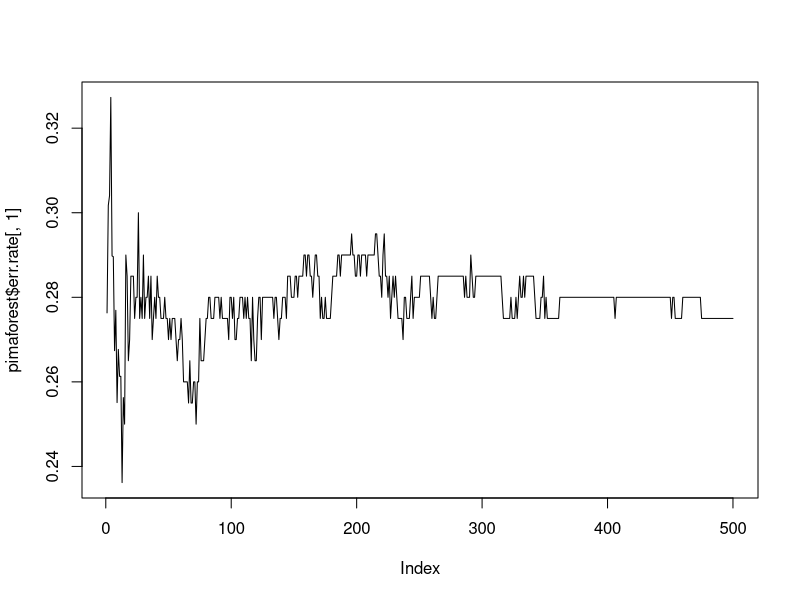
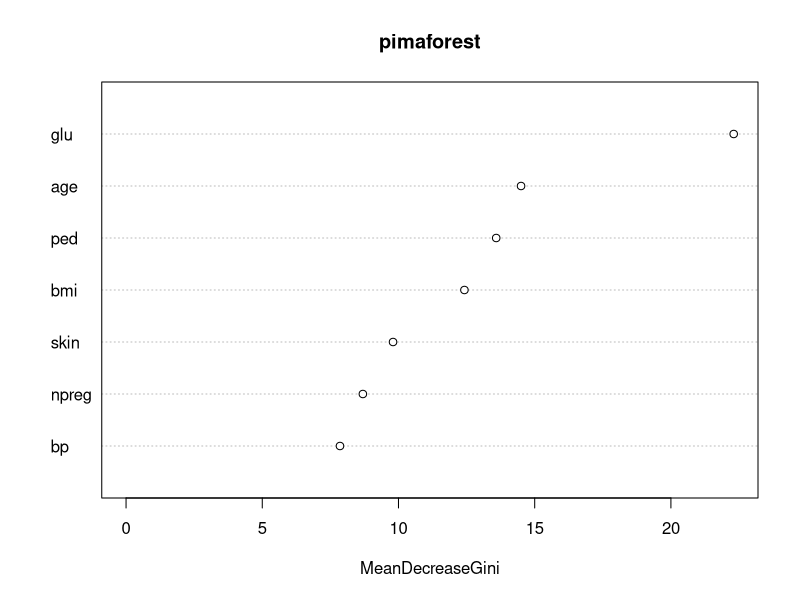
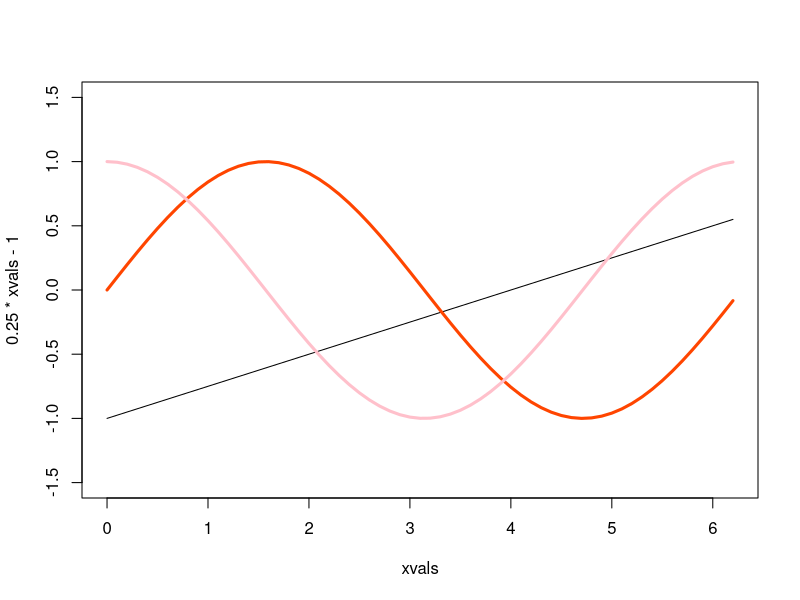
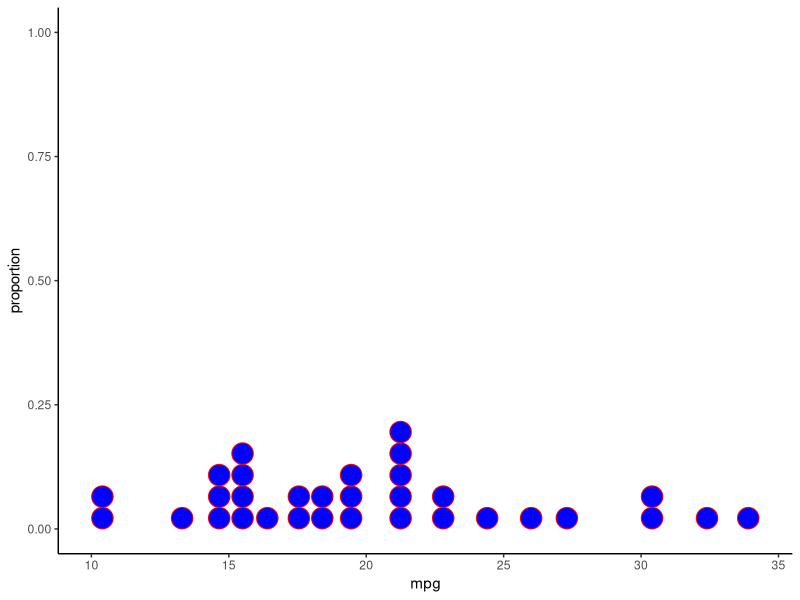
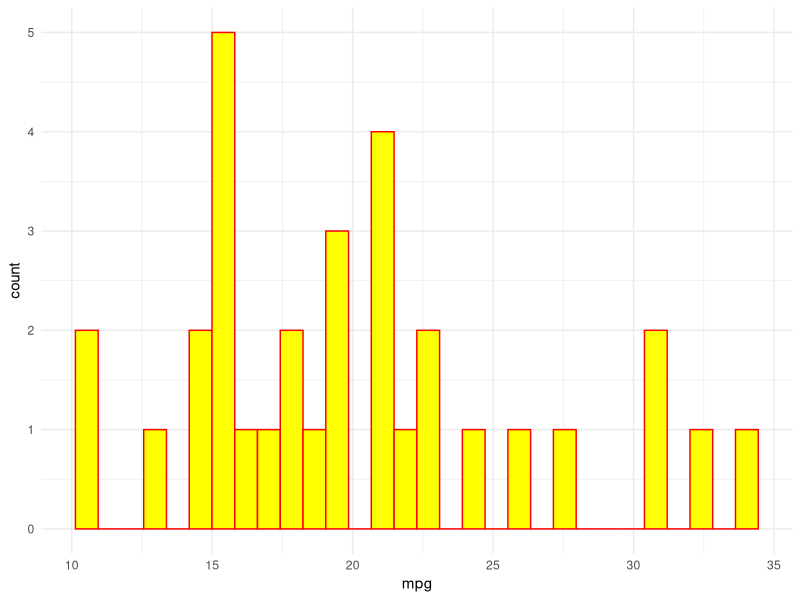
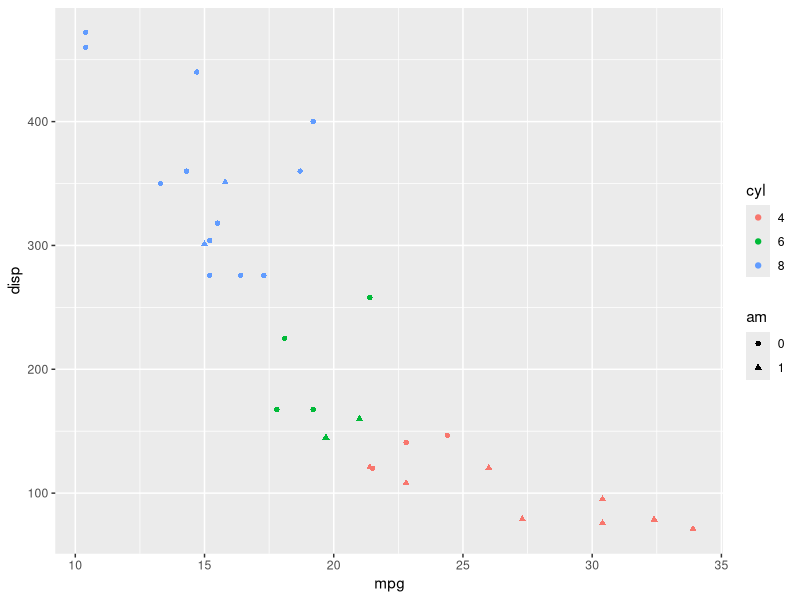

Recreate these plots in R, in order.
# stat 128 week 9 classroom notes
# dchiang 20190325
mydata <- c(3,8,7,6,3,2,9,10)
?sample
set.seed(33)
bs1 <- sample(mydata, size=length(mydata), replace = TRUE)
bs1
bs2 <- sample(mydata, size=length(mydata), replace = TRUE)
bs2
"Bootstrap = construct some more data from what we have;
to simulate more sample from what we have;
to avoid overfitting if there is a weird observation"
"Random Forest = a forest of trees from random samples"
# install.package("randomForest", dependencies = TRUE)
library(randomForest)
?randomForest
library(MASS)
View(Pima.tr)
"When you draw a bootstrap sample about 1/3 is left out of sample;
so those become your test data.
Bag error is the error from running all the sample 
through the treesleft out"
set.seed(387)
pimaforest <- randomForest(type~., data = Pima.tr)
pimaforest
str(pimaforest)
head(pimaforest$err.rate[,1])
plot(pimaforest$err.rate[,1], type='l')
"mtry = tuning parameter; default is not always the best;
use loop to run different mtry values"
oob.error <- numeric(7)
for (i in 1:7){
  forest2 <- randomForest(type~., data = Pima.tr, mtry = i, ntree = 300)
  oob.error[i] <- forest2$err.rate[300,1]
  #test.set.error[i] <- sum(preds != Pima.te, )
}
oob.error
importance(pimaforest)
varImpPlot(pimaforest)


# ****************** PLOTTING ***********************
# plot line y = 025x -1
# from 0 to 2*pi
y <- function(x){}
xvals <- seq(from = 0, to = 2*pi, by = 0.1)
xvals
plot(x=xvals, y=0.25*xvals-1, type='l', ylim = c(-1.5,1.5))
points(x=xvals, y=sin(xvals), type='l', col='orangered', lwd=3)
points(x=xvals, y=cos(xvals), type='l', col='pink', lwd=3)
?ggplot2
install.packages('ggplot2', dependencies = TRUE)
"  There are binary versions available but the source versions are
  later:
           binary source needs_compilation
rstudioapi  0.9.0   0.10             FALSE
zoo         1.8-4  1.8-5              TRUE
git2r      0.25.1 0.25.2              TRUE
pkgbuild    1.0.2  1.0.3             FALSE
fs          1.2.6  1.2.7              TRUE
devtools   1.13.6  2.0.1             FALSE
gtable      0.2.0  0.3.0             FALSE

compile from source? Yes
took a long time
"
library(ggplot2)
class(mtcars)
p0 <- ggplot(data=mtcars, aes(x=mpg))
p0+geom_dotplot(color='red', fill='blue')+theme_classic()+ylab('proportion')
p0+geom_histogram(fill='yellow', color='red')+theme_minimal()
mtcars$cyl=factor(mtcars$cyl)
mtcars$am=factor(mtcars$am)
p1 <- ggplot(data=mtcars, aes(x=mpg, y=disp, color=cyl, shape=am))
p1+geom_point()
